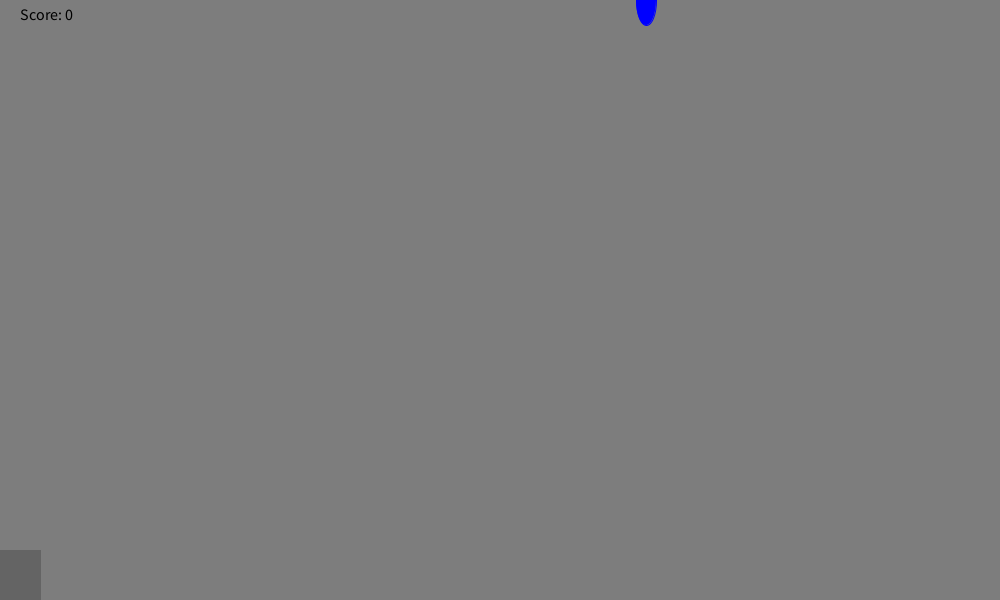
Frame 1 (no input)
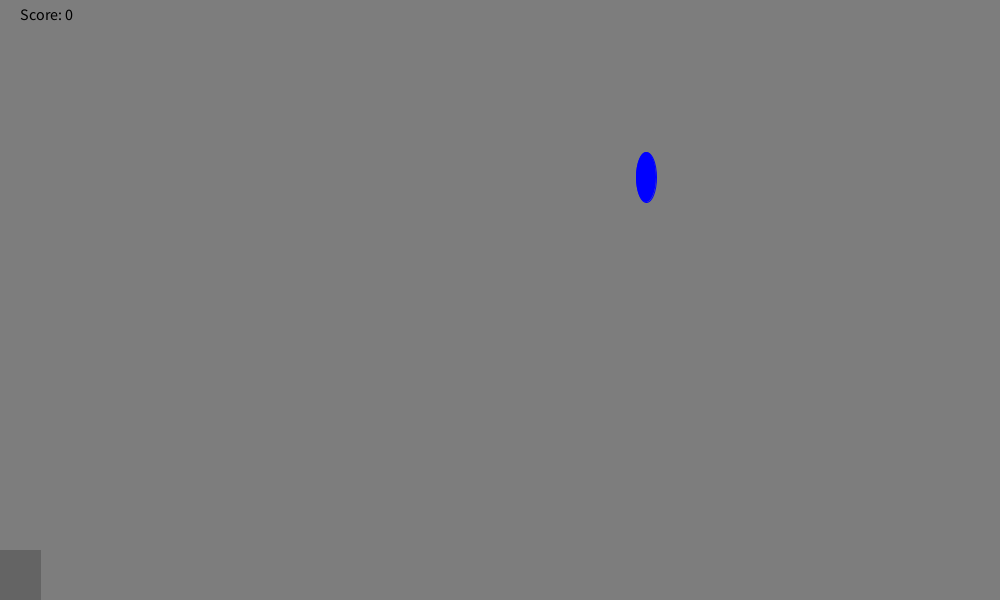
Frame 60 (the mouse pressed at the canvas centre just before this capture)
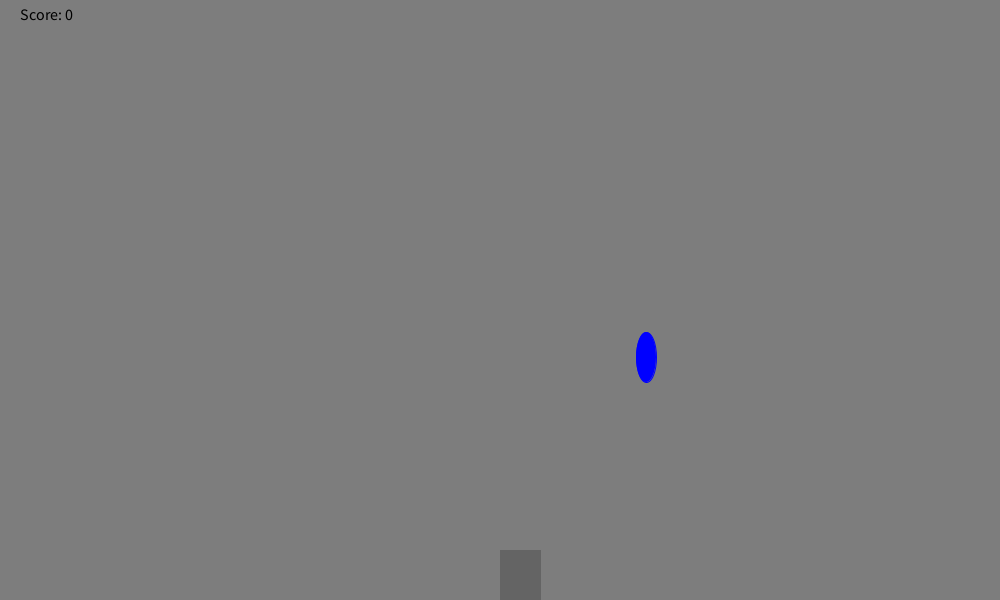
Frame 120 (the mouse held since frame 60 and released just before this capture)

The Processing sketch that drew these frames (run headless with seeded random() and noise(); from frame 60 on, the mouse is pressed at the canvas centre):

// Processing sketch: RainGame
// ── RainGame.pde
int height;
int score;
int randomNumber;
void setup(){
  size(1000,600);
newNumber();
}
void draw(){

  background(125,125,125);
   fill(0,0,255);
   stroke(0,0,255);
   ellipse(randomNumber,height,20,50);
    
    fill(100,100,100);
    stroke(100,100,100);
rect (mouseX,550, 40,50);
    height=height+3;
    
 if (height==600){
   checkCatch(randomNumber);
   height=0;
   newNumber();
 }
 

 
 fill(0, 0, 0);
    textSize(16);
    text("Score: " + score, 20, 20);


}
 void newNumber(){
   randomNumber=(int) random(width);
 }
 
   void checkCatch(int x){
         if (x > mouseX && x < mouseX+100)
            score++;
         else if (score > 0) 
            score--;
        println("Your score is now: " + score);
    }
